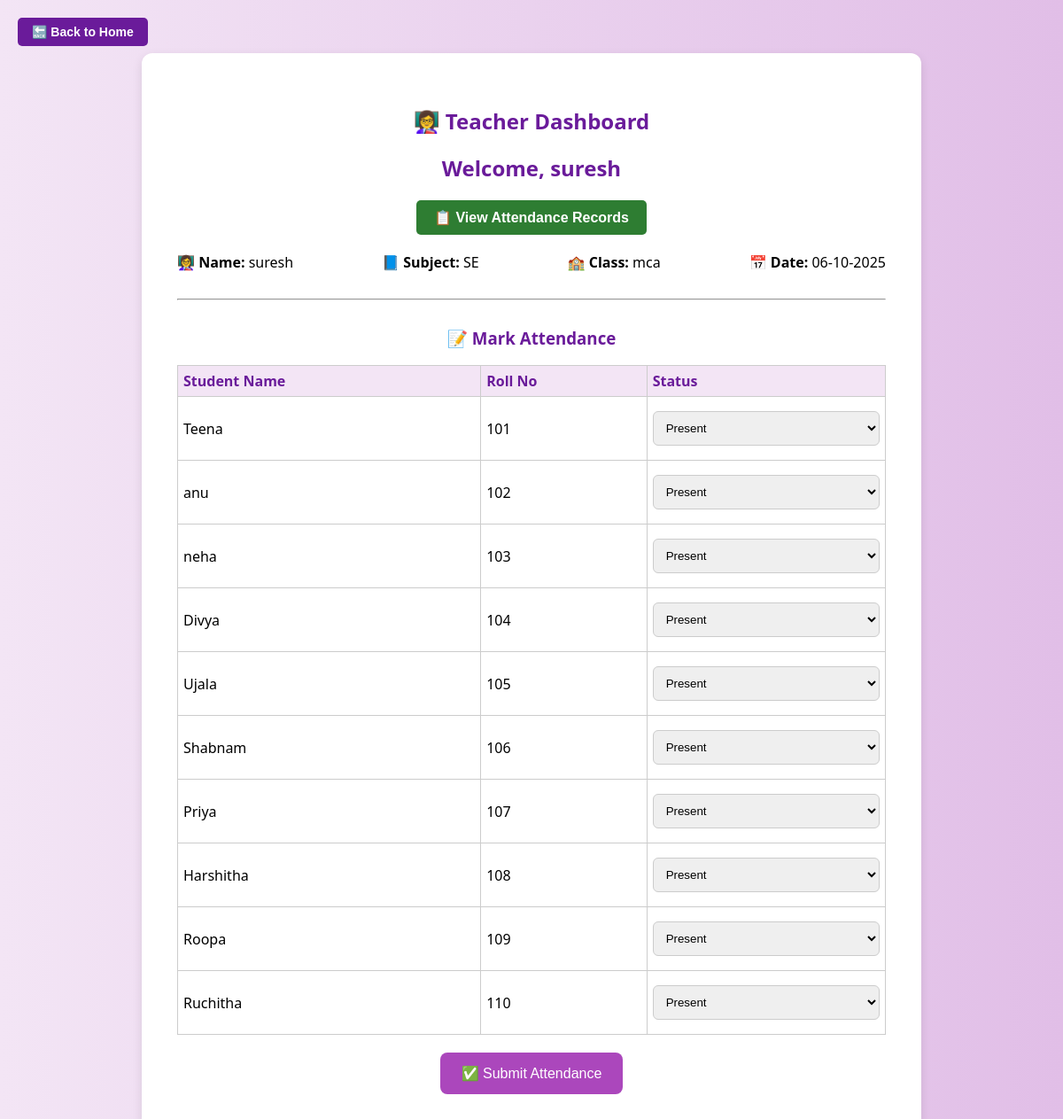
Screenshot of /teacher/dashboard (signed in) with the database file from the repository.
### tables this page shows
CREATE TABLE teachers (
    id INTEGER PRIMARY KEY AUTOINCREMENT,
    name TEXT,
    username TEXT UNIQUE,
    password TEXT,
    subject TEXT,
    class TEXT
);

CREATE TABLE students (
    id INTEGER PRIMARY KEY AUTOINCREMENT,
    name TEXT,
    roll_no TEXT,
    class TEXT
);

### app.py (the view)
@app.route('/teacher/dashboard')
def teacher_dashboard():
    if 'teacher_id' not in session:
        return redirect('/login')
    db = get_db()
    teacher = db.execute("SELECT * FROM teachers WHERE id=?", (session['teacher_id'],)).fetchone()
    students = db.execute("SELECT * FROM students WHERE class=?", (teacher['class'],)).fetchall()
    today = date.today().strftime("%d-%m-%Y")
    return render_template('teacher_dashboard.html', teacher=teacher, students=students, current_date=today)

### app.py (called while the page is built)
def get_db():
    conn = sqlite3.connect('attendance.db')
    conn.row_factory = sqlite3.Row
    return conn

### templates/teacher_dashboard.html (shortened to what this page needs)
{% extends 'base.html' %}
{% block content %}
<form action="/" method="GET" style="position: absolute; top: 20px; left: 20px;">
    <button type="submit" style="
        padding: 8px 16px;
        background-color: #6a1b9a;
        color: white;
        border: none;
        border-radius: 5px;
        font-size: 14px;
        font-weight: bold;
        cursor: pointer;
    ">
        🔙 Back to Home
    </button>
</form>
<h2 style="color:#6a1b9a;">👩‍🏫 Teacher Dashboard</h2>
<h2>Welcome, {{ teacher.name }}</h2>
<form action="/student" method="GET">
    <button type="submit" style="
        padding: 10px 20px;
        background-color: #2e7d32;
        color: white;
        border: none;
        border-radius: 5px;
        font-weight: bold;
        cursor: pointer;
    ">📋 View Attendance Records</button>
</form>
<div style="display: flex; justify-content: space-between; flex-wrap: wrap; margin: 20px 0; gap: 20px;">
    <div><strong>👩‍🏫 Name:</strong> {{ teacher.name }}</div>
    <div><strong>📘 Subject:</strong> {{ teacher.subject }}</div>
    <div><strong>🏫 Class:</strong> {{ teacher.class }}</div>
    <div><strong>📅 Date:</strong> {{ current_date }}</div>
</div>
<hr style="margin:30px 0;">
<h3 style="color:#6a1b9a;">📝 Mark Attendance</h3>
<form method="POST" action="/teacher/mark">
    <table>
        <thead>
            <tr>
                <th>Student Name</th>
                <th>Roll No</th>
                <th>Status</th>
            </tr>
        </thead>
        <tbody>
            {% for s in students %}
            <tr>
                <td>{{ s.name }}</td>
                <td>{{ s.roll_no }}</td>
                <td>
                    <select name="{{ s.id }}">
                        <option value="Present">Present</option>
                    </select>
                </td>
            </tr>
            {% endfor %}
        </tbody>
    </table>
    <button type="submit" style="margin-top:20px;">✅ Submit Attendance</button>
</form>
{% endblock %}

### static/style.css (style rules this page uses)
body { font-family: 'Segoe UI', sans-serif; background: linear-gradient(to right, #f3e5f5, #e1bee7); margin: 0; padding: 0; }
h1, h2, h3 { color: #6a1b9a; }
button { background-color: #ab47bc; color: white; border: none; padding: 14px 24px; font-size: 16px; border-radius: 8px; cursor: pointer; transition: background-color 0.3s ease; }
input, select { width: 100%; padding: 10px; margin: 10px 0; border-radius: 6px; border: 1px solid #ccc; }
table { width:100%; border-collapse: collapse; margin-top: 10px; }
th, td { border: 1px solid #ccc; padding: 6px ; text-align: left; }
th { background-color: #f3e5f5; color: #6a1b9a; }

### rows the page displays
teachers: name "suresh", subject "SE", class "mca"
students: name "Teena", roll_no "101", id "Present"
students: name "anu", roll_no "102", id "Present"
students: name "neha", roll_no "103", id "Present"
students: name "Divya", roll_no "104", id "Present"
students: name "Ujala", roll_no "105", id "Present"
students: name "Shabnam", roll_no "106", id "Present"
students: name "Priya", roll_no "107", id "Present"
students: name "Harshitha", roll_no "108", id "Present"
students: name "Roopa", roll_no "109", id "Present"
students: name "Ruchitha", roll_no "110", id "Present"
